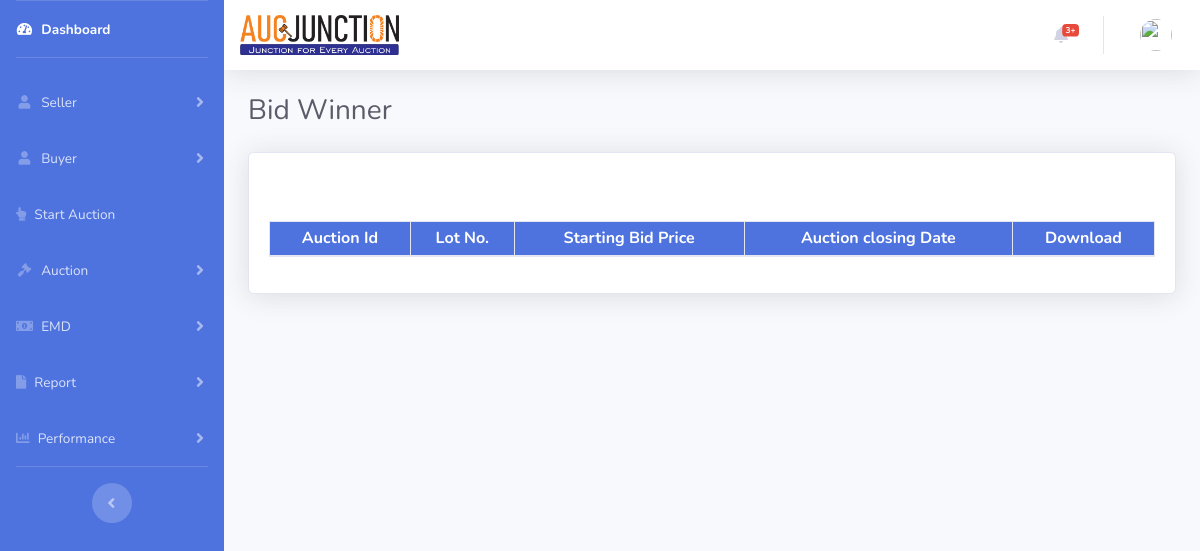
The app's page /index.php/admin_bidwinner, older data.
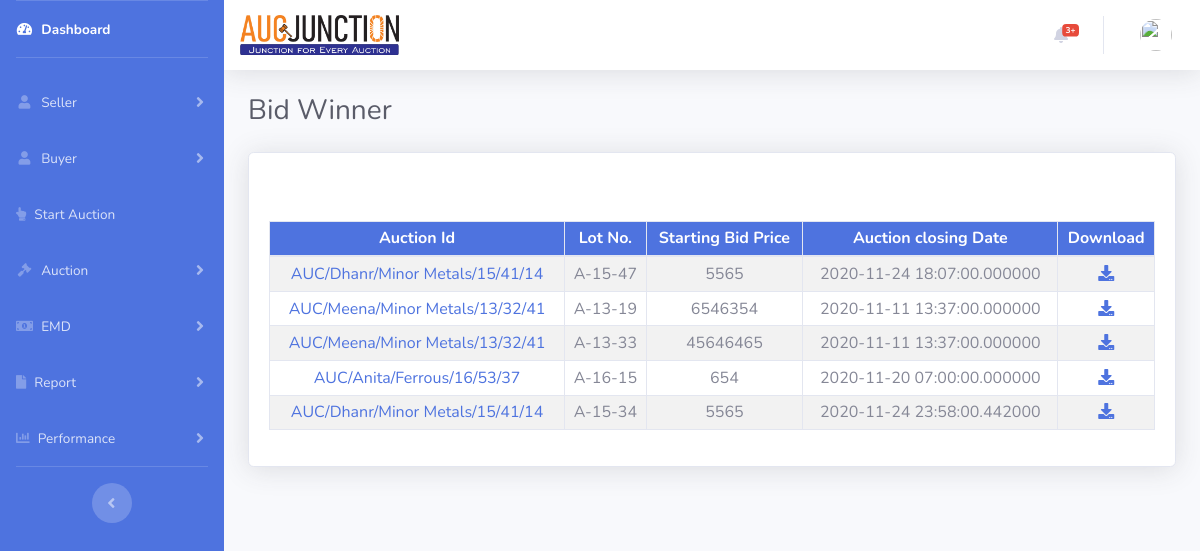
The same page, newer data.
### tables this page shows
CREATE TABLE `biddercart` (
  `id` int(11) NOT NULL,
  `bidderusername` varchar(100) DEFAULT NULL,
  `auctiontype` tinyint(1) DEFAULT NULL,
  `auctionid` varchar(200) DEFAULT NULL,
  `lotno` varchar(200) DEFAULT NULL,
  `aucstartdate_time` datetime(6) DEFAULT NULL,
  `aucclosedate_time` datetime(6) DEFAULT NULL,
  `bidstart` varchar(50) DEFAULT NULL,
  `bidprice` varchar(50) DEFAULT NULL,
  `bidmaxvalue` varchar(100) DEFAULT NULL,
  `bidamount` varchar(100) DEFAULT NULL,
  `emdpaid` tinyint(1) DEFAULT NULL,
  `emdrequest` tinyint(1) DEFAULT NULL,
  `emd_paid_dd` tinyint(1) DEFAULT NULL,
  `upload_dd` text DEFAULT NULL,
  `mybid_val` varchar(200) DEFAULT NULL,
  `abidmaxvalue` varchar(50) DEFAULT NULL,
  `abidslab` varchar(50) DEFAULT NULL,
  `abidding` tinyint(1) NOT NULL DEFAULT 0
);

### application/controllers/Admin_bidwinner.php (called while the page is built, shortened)
<?php
class admin_bidwinner extends CI_Controller {
	public function index()
	{
		$this->load->helper(array('url','html','date'));
		$time =  Date('Y-m-d H:i:s');
		$this->load->model('Admin_model');
		$data['bidwinner'] = $this->Admin_model->dateclosedauc('biddercart',$time);
		$this->load->library('session');
		$sess = array('sessi'=>$this->session->userdata('username'));
		$this->load->view('admin/header',$sess);
		$this->load->view('admin/bidwinner',$data);
		$this->load->view('admin/footer');
	}
}

### index.php (called while the page is built, shortened)
<?php
require_once BASEPATH.'core/CodeIgniter.php';
?>

### application/models/Admin_model.php (called while the page is built, shortened)
<?php
   class Admin_model extends CI_Model {
	 public function dateclosedauc($table, $date){
			$this->db->select('*');
			$this->db->from($table);
			$this->db->where('aucclosedate_time <', $date);
			$query = $this->db->get();
			return $query->result();
		}
   }
?>

### application/views/admin/bidwinner.php (the view, shortened to what this page needs)
        <div class="container-fluid">
      <div class="d-sm-flex align-items-center justify-content-between mb-4">
            <h1 class="h3 mb-0 text-gray-800">Bid Winner</h1>
          </div>
          <div class="row">
			<div class="col-xl-12 col-lg-7">
          <div class="card shadow mb-4">
            <div class="card-body">
              <div class="table-responsive">
		<table class="table table-striped table-bordered table-sm text-center mt-5" id="dataTable" width="100%" cellspacing="0">
				<thead class="bg-primary text-white">
				<tr>
					 <th>Auction Id</th>
					 <th>Lot No.</th>
					 <th>Starting Bid Price</th>
					 <th>Auction closing Date</th>
					 <th>Download</th>
				</tr>
				</thead>
				<tbody>
				<?php  foreach($bidwinner as $bidwin){ ?>
				<tr>
					<td><a href="<?php  echo base_url()."Admin_aucwinner/aucwinner2/".str_ireplace('/','-',$bidwin->auctionid);?>">
						<?php  echo $bidwin->auctionid; ?></u></a></td>
					 <td><?php echo $bidwin->lotno; ?></td>
					 <td><?php echo $bidwin->bidstart; ?></td>
					 <td><?php echo $bidwin->aucclosedate_time; ?></td>
					 <td>
					<a href="" >
					<i class="fa fa-download"></i>
					</a></td>
				</tr>
				<?php  } ?>
				</tbody>
		 </table>
		</div>
		</div>
		</div>
		</div>
		</div>
    </div>
  </div>
</body>
</html>

### application/views/admin/header.php (shortened to what this page needs)
<!DOCTYPE html>
<html lang="en">
<head>
  <link href="<?php echo base_url()."web_files/";?>vendor/fontawesome-free/css/all.min.css" rel="stylesheet" type="text/css">
  <link href="<?php echo base_url()."web_files/";?>css/sb-admin-2.min.css" rel="stylesheet">
  <link href="<?php echo base_url()."web_files/";?>vendor/datatables/dataTables.bootstrap4.min.css" rel="stylesheet">
</head>
<body id="page-top">
  <div id="wrapper">
    <ul class="navbar-nav bg-primary sidebar sidebar-dark accordion" id="accordionSidebar">
      <li class="nav-item active">
        <a class="nav-link" href="#">
          <i class="fas fa-fw fa-tachometer-alt"></i>
          <span>Dashboard</span></a>
      </li>
      <hr class="sidebar-divider">
			<li class="nav-item">
        <a class="nav-link collapsed" href="<?php echo base_url();?>admin_dashboard" data-toggle="collapse" data-target="#collapseProduct" aria-expanded="true" aria-controls="collapseProduct">
          <i class="fas fa-fw fa-user"></i>
          <span>Seller</span>
        </a>
      </li>
	  	<li class="nav-item">
        <a class="nav-link collapsed" href="<?php echo base_url();?>admin_buyerreg" data-toggle="collapse" data-target="#buyer" aria-expanded="true" aria-controls="collapseProduct">
          <i class="fas fa-fw fa-user"></i>
          <span>Buyer</span>
        </a>
      </li>
	  <li class="nav-item">
        <a class="nav-link" href="<?php echo base_url();?>admin_startauction">
          <i class="fas fa-hand-point-up"></i>
          <span>Start Auction</span></a>
      </li>
	    <li class="nav-item">
        <a class="nav-link collapsed" href="<?php echo base_url();?>admin_liveauc" data-toggle="collapse" data-target="#auction" aria-expanded="true" aria-controls="collapseProduct">
          <i class="fas fa-fw fa-gavel"></i>
          <span>Auction</span>
        </a>
      </li>
	   <li class="nav-item">
        <a class="nav-link collapsed" href="<?php echo base_url();?>admin_emdprofile" data-toggle="collapse" data-target="#emd" aria-expanded="true" aria-controls="collapseProduct">
          <i class="fas fa-money-bill-alt"></i>
          <span>EMD</span>
        </a>
      </li>
	   <li class="nav-item">
        <a class="nav-link collapsed" href="<?php echo base_url();?>admin_closedauc.php" data-toggle="collapse" data-target="#report" aria-expanded="true" aria-controls="collapseProduct">
          <i class="fa fa-file"></i>
          <span>Report</span>
        </a>
      </li>
	   <li class="nav-item">
        <a class="nav-link collapsed" href="<?php echo base_url();?>admin_bestbuyer" data-toggle="collapse" data-target="#performance" aria-expanded="true" aria-controls="collapseProduct">
          <i class="fas fa-chart-bar"></i>
          <span>Performance</span>
        </a>
      </li>
      <hr class="sidebar-divider d-none d-md-block">
      <div class="text-center d-none d-md-inline">
        <button class="rounded-circle border-0" id="sidebarToggle"></button>
      </div>
    </ul>
    <div id="content-wrapper" class="d-flex flex-column">
      <div id="content">
        <nav class="navbar navbar-expand navbar-light bg-white topbar mb-4 static-top shadow">
			<a class="sidebar-brand d-flex align-items-center justify-content-center" href="index.html">
        <div class="sidebar-brand-img rotate-n-20 ">
           <img src="<?php echo base_url()."web_files/";?>img/aucjunction.jpg" class="img-fluid" alt="" width="20%;">
        </div>
      </a>
          <ul class="navbar-nav ml-auto">
            <li class="nav-item dropdown no-arrow mx-1">
              <a class="nav-link dropdown-toggle" href="#" id="alertsDropdown" role="button" data-toggle="dropdown" aria-haspopup="true" aria-expanded="false">
                <i class="fas fa-bell fa-fw"></i>
                <span class="badge badge-danger badge-counter">3+</span>
              </a>
            </li>
            <li class="nav-item dropdown no-arrow">
              <a class="nav-link dropdown-toggle" href="#" id="userDropdown" role="button" data-toggle="dropdown" aria-haspopup="true" aria-expanded="false">
                <img class="img-profile rounded-circle" src="https://source.unsplash.com/QAB-WJcbgJk/60x60">
              </a>
            </li>
          </ul>
        </nav>

Row changes from the older to the newer data that the page shows:
added biddercart: auctionid "AUC/Dhanr/Minor Metals/15/41/14", lotno "A-15-47", bidstart "5565", aucclosedate_time "2020-11-24 18:07:00.000000"
added biddercart: auctionid "AUC/Meena/Minor Metals/13/32/41", lotno "A-13-19", bidstart "6546354", aucclosedate_time "2020-11-11 13:37:00.000000"
added biddercart: auctionid "AUC/Meena/Minor Metals/13/32/41", lotno "A-13-33", bidstart "45646465", aucclosedate_time "2020-11-11 13:37:00.000000"
added biddercart: auctionid "AUC/Anita/Ferrous/16/53/37", lotno "A-16-15", bidstart "654", aucclosedate_time "2020-11-20 07:00:00.000000"
added biddercart: auctionid "AUC/Dhanr/Minor Metals/15/41/14", lotno "A-15-34", bidstart "5565", aucclosedate_time "2020-11-24 23:58:00.442000"
